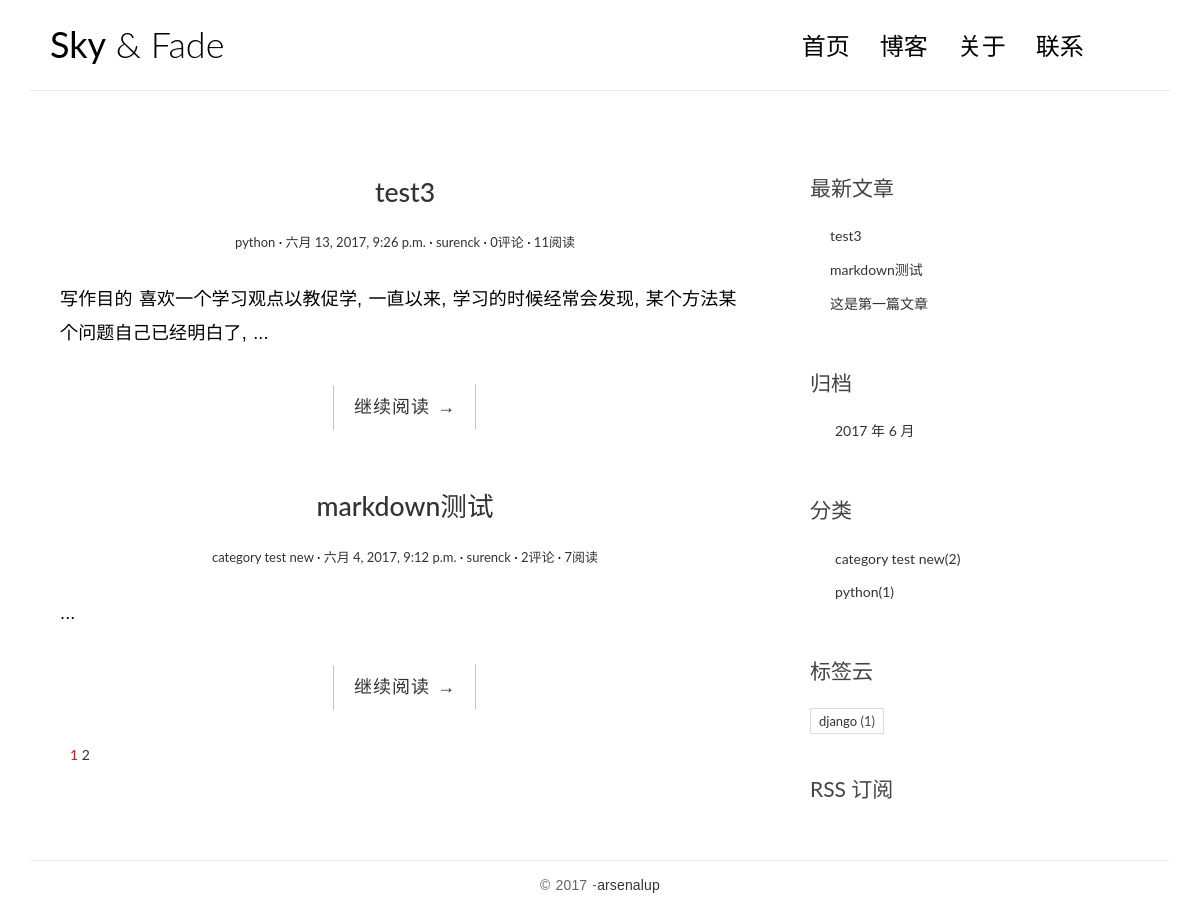
The page / on the database its author committed.
### blog/models.py (models this page shows, shortened)
class Post(models.Model):
    title = models.CharField(max_length=70)
    body = models.TextField()
    created_time = models.DateTimeField()
    modified_time = models.DateTimeField()
    views=models.PositiveIntegerField(default=0)
    excerpt = models.CharField(max_length=200, blank=True)
    category = models.ForeignKey(Category)
    tags = models.ManyToManyField(Tag, blank=True)
    author = models.ForeignKey(User)
    def get_absolute_url(self):
        return reverse('blog:detail', kwargs={'pk': self.pk})
    class Meta:
        ordering = ['-created_time']

class Category(models.Model):
    name = models.CharField(max_length=100)

class Tag(models.Model):
    name = models.CharField(max_length=100)

### blog/views.py (the view, shortened to what this page needs)
# urls.py: url(r'^$', views.IndexView.as_view(), name='index'),
class IndexView(ListView):
    model = Post
    template_name = 'blog/index.html'
    context_object_name = 'post_list'
    paginate_by = 2
    def get_context_data(self, **kwargs):
        context=super().get_context_data(**kwargs)
        paginator=context.get('paginator')
        page=context.get('page_obj')
        is_paginated=context.get('is_paginated')
        pagination_data=self.pagination_data(paginator,page,is_paginated)
        context.update(pagination_data)
        return context
    def pagination_data(self,paginator,page,is_paginated):
        if not is_paginated:
            return {}
        left=[]
        right=[]
        left_has_more=False
        right_has_more=False
        first=False
        last=False
        page_number=page.number
        total_pages=paginator.num_pages
        page_range=paginator.page_range
        if page_number == 1:
            right=page_range[page_number:page_number+2]
            if right[-1] < total_pages - 1:
                right_has_more=True
            if right[-1] < total_pages:
                last=True
        elif page_number==total_pages:
            left=page_range[(page_number -3)if (page_number -3)>0 else 0:page_number -1]
            if left[0] >2:
                left_has_more=True
            if left[0]>1:
                first=True
        date={
            'left': left,
            'right': right,
            'left_has_more': left_has_more,
            'right_has_more': right_has_more,
            'first': first,
            'last': last,
        }
        return date

### blog/templatetags/blog_tags.py (called while the page is built)
@register.simple_tag
def get_recent_posts(num=5):
    return Post.objects.all().order_by('-created_time')[:num]

@register.simple_tag
def archives():
    return Post.objects.dates('created_time', 'month', order='DESC')

@register.simple_tag
def get_categories():
    return Category.objects.annotate(num_posts=Count('post')).filter(num_posts__gt=0)

@register.simple_tag
def get_tags():
    return Tag.objects.annotate(num_posts=Count('post')).filter(num_posts__gt=0)

### templates/blog/index.html (shortened to what this page needs)
{% extends 'base.html' %}
{% block main %}
    {% for post in post_list %}
        <article class="post post-{{ post.pk }}">
            <header class="entry-header">
                <h1 class="entry-title">
                    <a href="{{ post.get_absolute_url }}">{{ post.title }}</a>
                </h1>
                <div class="entry-meta">
                    <span class="post-category"><a href="#">{{ post.category.name }}</a></span>
                    <span class="post-date"><a href="#"><time class="entry-date"
                                                              datetime="{{ post.created_time }}">{{ post.created_time }}</time></a></span>
                    <span class="post-author"><a href="#">{{ post.author }}</a></span>
                    <span class="comments-link"><a href="#">{{ post.comment_set.count }}评论</a></span>
                    <span class="views-count"><a href="{{ post.get_absolute_url }}">{{ post.views}}阅读</a></span>
                </div>
            </header>
            <div class="entry-content clearfix">
                <p>{{ post.excerpt }}...</p>
                <div class="read-more cl-effect-14">
                    <a href="{{ post.get_absolute_url }}" class="more-link">继续阅读 <span class="meta-nav">→</span></a>
                </div>
            </div>
        </article>
    {% empty %}
        <div class="no-post">暂时还没有发布的文章！</div>
    {% endfor %}
    {% if is_paginated %}
    <div class="pagination">
        <ul>
          <a href="?page={{ page_obj.number }}" style="color: red">{{ page_obj.number }}</a>
          {% if right %}
            {% for i in right %}
                <a href="?page={{ i }}">{{ i }}</a>
            {% endfor %}
          {% endif %}
        </ul>
        {% endif %}
    </div>
{% endblock main %}

### templates/base.html (shortened to what this page needs)
<!DOCTYPE html>
{% load staticfiles %}
{% load blog_tags %}
<html>
<head>
    <link rel="stylesheet" href="http://code.ionicframework.com/ionicons/2.0.1/css/ionicons.min.css">
    <link rel="stylesheet" href="{% static 'blog/css/bootstrap.min.css' %}">
    <link rel="stylesheet" href="{% static 'blog/css/pace.css' %}">
    <link rel="stylesheet" href="{% static 'blog/css/custom.css' %}">
    <link rel="stylesheet" href="{% static 'blog/css/highlights/github.css' %}">
</head>
<body>
<div class="container">
    <header id="site-header">
        <div class="row">
            <div class="col-md-4 col-sm-5 col-xs-8">
                <div class="logo">
                    <h1><a href="{% url 'blog:index' %}"><b>Sky</b> &amp; Fade</a></h1>
                </div>
            </div>
            <div class="col-md-8 col-sm-7 col-xs-4">
                <nav class="main-nav" role="navigation">
                    <div class="collapse navbar-collapse" id="bs-example-navbar-collapse-1">
                        <ul class="nav navbar-nav navbar-right">
                            <li class="cl-effect-11"><a href="{% url 'blog:index' %}" data-hover="首页">首页</a></li>
                            <li class="cl-effect-11"><a href="full-width.html" data-hover="博客">博客</a></li>
                            <li class="cl-effect-11"><a href="about.html" data-hover="关于">关于</a></li>
                            <li class="cl-effect-11"><a href="contact.html" data-hover="联系">联系</a></li>
                        </ul>
                    </div>
                </nav>
            </div>
        </div>
    </header>
</div>
<div class="content-body">
    <div class="container">
        <div class="row">
            <main class="col-md-8">
                {% block main %}
                {% endblock main %}
            </main>
            <aside class="col-md-4">
                <div class="widget widget-recent-posts">
                    <h3 class="widget-title">最新文章</h3>
                    {% get_recent_posts as recent_post_list %}
                    <ul>
                        {% for post in recent_post_list %}
                            <li>
                                <a href="{{ post.get_absolute_url }}">{{ post.title }}</a>
                            </li>
                        {% empty %}
                            暂无文章！
                        {% endfor %}
                    </ul>
                </div>
                <div class="widget widget-archives">
                    <h3 class="widget-title">归档</h3>
                    {% archives as date_list %}
                    <ul>
                        {% for date in date_list %}
                            <li>
                                <a href="{% url 'blog:archives' date.year date.month %}">{{ date.year }} 年 {{ date.month }} 月</a>
                            </li>
                        {% empty %}
                            暂无归档！
                        {% endfor %}
                    </ul>
                </div>
                <div class="widget widget-category">
                    <h3 class="widget-title">分类</h3>
                    {% get_categories as category_list %}
                    <ul>
                        {% for category in category_list %}
                            <li>
                                <a href="{% url 'blog:category' category.pk %}">
                                    {{ category.name }}({{ category.num_posts }})</a>
                            </li>
                        {% empty %}
                            暂无分类！
                        {% endfor %}
                    </ul>
                </div>
                <div class="widget widget-tag-cloud">
                    <h3 class="widget-title">标签云</h3>
                    {% get_tags as tag_list %}
                    <ul>
                    {% for tag in tag_list %}
                        <li>
                            <a href="{% url 'blog:tag' tag.pk %}">{{ tag.name }}</a>
                        <span class="tag-count">({{ tag.num_posts }})</span>
                        </li>
                        {% empty %}
                        暂无标签
                        {% endfor %}
                    </ul>
                </div>
                <div class="rss">
                    <a href="{% url 'rss' %}"> RSS 订阅</a>
                </div>
            </aside>
        </div>
    </div>
</div>
<footer id="site-footer">
    <div class="container">
        <div class="row">
            <div class="col-md-12">
                <p class="copyright">&copy 2017 -<a href="https://github.com/arsenalup"
                                                        target="_blank" title="模板之家">arsenalup</a>
                </p>
            </div>
        </div>
    </div>
</footer>
</body>
</html>

### static/blog/css/custom.css (style rules this page uses)
* { outline: none; }
h1, h2, h3, h4, h5, h6 { margin-top: 0; }
b { font-weight: 400; }
a { color: #333; }
body { color: #444; font-family: 'Lato', sans-serif; }
p { font-family: 'Ubuntu', sans-serif; font-weight: 400; word-spacing: 1px; letter-spacing: 0.01em; }
#site-header { background-color: #FFF; padding: 25px 20px; margin-bottom: 40px; border-bottom: 1px solid #e7e7e7; }
.logo h1 a { color: #000; }
.logo h1 { margin: 0; font-family: 'Lato', sans-serif; font-weight: 300; }
.main-nav { margin-top: 11px; max-width: 95%; }
.main-nav a { color: #000000 !important; padding: 0 0 5px 0 !important; margin-right: 30px; font-family: 'Lato', sans-serif; font-weight: 300; font-size: 24px; }
.cl-effect-11 a { padding: 10px 0; color: #0972b4; text-shadow: none; }
.cl-effect-11 a::before { position: absolute; top: 0; left: 0; overflow: hidden; padding: 0 0 5px 0 !important; max-width: 0; border-bottom: 1px solid #000; color: #000; content: attr(data-hover); white-space: nowrap; -webkit-transition: max-width 0.5s; -moz-transition: max-width 0.5s; transition: max-width 0.5s; }
.content-body { padding-bottom: 4em; }
.post { background: #fff; padding: 30px 30px 0; }
.entry-title { text-align: center; font-size: 1.9em; margin-bottom: 20px; line-height: 1.6; padding: 10px 20px 0; }
.entry-meta { text-align: center; color: #DDDDDD; font-size: 13px; margin-bottom: 30px; }
.entry-content { font-size: 18px; line-height: 1.9; font-weight: 300; color: #000; }
.post-category::after, .post-date::after, .post-author::after, .comments-link::after { content: ' ·'; color: #000; }
.read-more { font-family: 'Ubuntu', sans-serif; font-weight: 400; word-spacing: 1px; letter-spacing: 0.01em; text-align: center; margin-top: 20px; }
.cl-effect-14 a { padding: 0 20px; height: 45px; line-height: 45px; position: relative; display: inline-block; margin: 15px 25px; letter-spacing: 1px; font-weight: 400; text-shadow: 0 0 1px rgba(255, 255, 255, 0.3); }
.cl-effect-14 a::before, .cl-effect-14 a::after { position: absolute; width: 45px; height: 1px; background: #C3C3C3; content: ''; -webkit-transition: all 0.3s; -moz-transition: all 0.3s; transition: all 0.3s; pointer-events: none; }
.cl-effect-14 a::before { top: 0; left: 0; -webkit-transform: rotate(90deg); -moz-transform: rotate(90deg); transform: rotate(90deg); -webkit-transform-origin: 0 0; -moz-transform-origin: 0 0; transform-origin: 0 0; }
.cl-effect-14 a::after { right: 0; bottom: 0; -webkit-transform: rotate(90deg); -moz-transform: rotate(90deg); transform: rotate(90deg); -webkit-transform-origin: 100% 0; -moz-transform-origin: 100% 0; transform-origin: 100% 0; }
.widget { background: #fff; padding: 30px 0 0; }
.widget-title { font-size: 1.5em; margin-bottom: 20px; line-height: 1.6; padding: 10px 0 0; font-weight: 400; }
.widget-recent-posts ul { padding: 0; margin: 0; padding-left: 20px; }
.widget-recent-posts ul li { list-style-type: none; position: relative; line-height: 170%; margin-bottom: 10px; }
.widget-recent-posts ul li::before { content: '\f3d3'; font-family: "Ionicons"; position: absolute; left: -17px; top: 3px; font-size: 16px; color: #000; }
.widget-archives ul { padding: 0; margin: 0; padding-left: 25px; }
.widget-archives ul li { list-style-type: none; position: relative; line-height: 170%; margin-bottom: 10px; }
.widget-archives ul li::before { content: '\f3f3'; font-family: "Ionicons"; position: absolute; left: -25px; top: 1px; font-size: 16px; color: #000; }
.widget-category ul { padding: 0; margin: 0; padding-left: 25px; }
.widget-category ul li { list-style-type: none; position: relative; line-height: 170%; margin-bottom: 10px; }
.widget-category ul li::before { content: '\f3fe'; font-family: "Ionicons"; position: absolute; left: -25px; top: 1px; font-size: 18px; color: #000; }
.widget-tag-cloud ul { padding: 0; margin: 0; margin-right: -10px; }
.widget-tag-cloud ul li { list-style-type: none; font-size: 13px; display: inline-block; margin-right: 10px; margin-bottom: 10px; padding: 3px 8px; border: 1px solid #ddd; }
.rss { font-size: 21px; margin-top: 30px; }
.rss a { color: #444; }
#site-footer { padding-top: 10px; padding: 0 0 1.5em 0; }
.copyright { text-align: center; padding-top: 1em; margin: 0; border-top: 1px solid #eee; color: #666; }
.pagination ul { list-style: none; }

### rows shown on the page
Post: title "test3", category.name "python", created_time "六月 13, 2017, 9:26 p.m.", author "surenck", comment_set.count "0", views "11", excerpt "写作目的 喜欢一个学习观点以教促学, 一直以来, 学习的时候经常会发现, 某个方法某个问题自己已经明白了,"
Post: title "markdown测试", category.name "category test new", created_time "六月 4, 2017, 9:12 p.m.", author "surenck", comment_set.count "2", views "7"
Post: title "这是第一篇文章"
Category: name "category test new", num_posts "2"
Category: name "python", num_posts "1"
Tag: name "django", num_posts "1"

### other values the page prints
{{ page_obj.number }} "1"
{{ i }} "2"
{{ date.year }} "2017"
{{ date.month }} "6"
